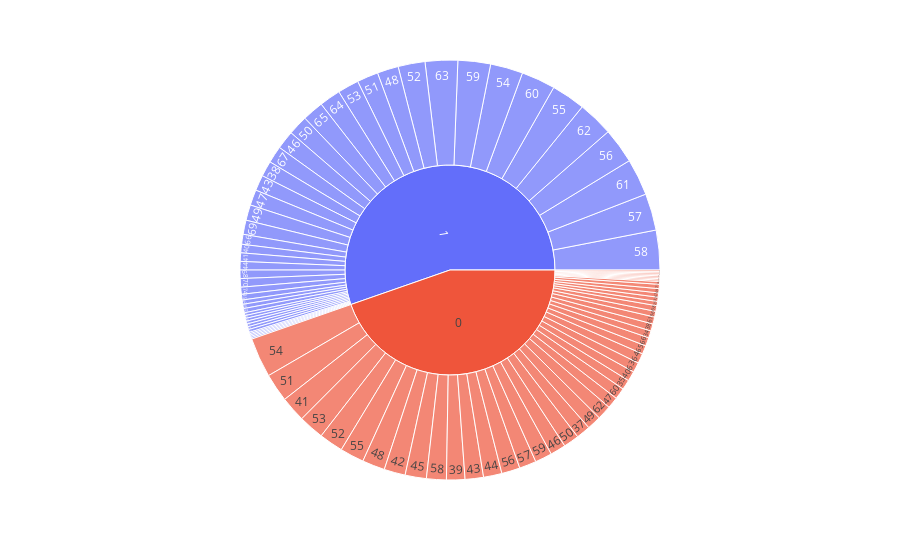

The notebook cell saved with this chart:
### Markdown cell above
## Age and Heart Disease Distribution

### Code cell
px.sunburst(heart_df,path = ['HeartDisease','Age'])

### Figure 1 — Plotly figure (JSON) as saved in the notebook; plotly's stock layout.template omitted (floating-point values rounded to 4 significant figures)
{"data": [{"branchvalues": "total", "domain": {"x": [0, 1], "y": [0, 1]}, "hovertemplate": "labels=%{label}<br>count=%{value}<br>parent=%{parent}<br>id=%{id}<extra></extra>", "ids": ["0/28", "0/29", "0/30", "0/31", "1/31", "0/32", "1/32", "0/33", "1/33", "0/34", "1/34", "0/35", "1/35", "0/36", "1/36", "0/37", "1/37", "0/38", "1/38", "0/39", "1/39", "0/40", "1/40", "0/41", "1/41", "0/42", "1/42", "0/43", "1/43", "0/44", "1/44", "0/45", "1/45", "0/46", "1/46", "0/47", "1/47", "0/48", "1/48", "0/49", "1/49", "0/50", "1/50", "0/51", "1/51", "0/52", "1/52", "0/53", "1/53", "0/54", "1/54", "0/55", "1/55", "0/56", "1/56", "0/57", "1/57", "0/58", "1/58", "0/59", "1/59", "0/60", "1/60", "0/61", "1/61", "0/62", "1/62", "0/63", "1/63", "0/64", "1/64", "0/65", "1/65", "0/66", "1/66", "0/67", "1/67", "0/68", "1/68", "0/69", "1/69", "0/70", "1/70", "0/71", "1/71", "0/72", "1/72", "1/73", "0/74", "1/74", "0/75", "1/75", "0/76", "1/76", "1/77", "0", "1"], "labels": ["28", "29", "30", "31", "31", "32", "32", "33", "33", "34", "34", "35", "35", "36", "36", "37", "37", "38", "38", "39", "39", "40", "40", "41", "41", "42", "42", "43", "43", "44", "44", "45", "45", "46", "46", "47", "47", "48", "48", "49", "49", "50", "50", "51", "51", "52", "52", "53", "53", "54", "54", "55", "55", "56", "56", "57", "57", "58", "58", "59", "59", "60", "60", "61", "61", "62", "62", "63", "63", "64", "64", "65", "65", "66", "66", "67", "67", "68", "68", "69", "69", "70", "70", "71", "71", "72", "72", "73", "74", "74", "75", "75", "76", "76", "77", "0", "1"], "level": "dd6012", "name": "", "parents": ["0", "0", "0", "0", "1", "0", "1", "0", "1", "0", "1", "0", "1", "0", "1", "0", "1", "0", "1", "0", "1", "0", "1", "0", "1", "0", "1", "0", "1", "0", "1", "0", "1", "0", "1", "0", "1", "0", "1", "0", "1", "0", "1", "0", "1", "0", "1", "0", "1", "0", "1", "0", "1", "0", "1", "0", "1", "0", "1", "0", "1", "0", "1", "0", "1", "0", "1", "0", "1", "0", "1", "0", "1", "0", "1", "0", "1", "0", "1", "0", "1", "0", "1", "0", "1", "0", "1", "1", "0", "1", "0", "1", "0", "1", "1", "", ""], "type": "sunburst", "values": [1, 3, 1, 1, 1, 3, 2, 1, 1, 5, 2, 7, 4, 4, 2, 10, 1, 5, 11, 13, 2, 7, 6, 18, 6, 15, 3, 13, 11, 13, 6, 15, 3, 11, 13, 8, 11, 16, 15, 10, 11, 11, 14, 20, 15, 17, 19, 18, 15, 28, 23, 17, 24, 13, 25, 12, 26, 14, 28, 12, 23, 8, 24, 5, 26, 10, 25, 7, 23, 7, 15, 6, 15, 6, 7, 3, 12, 4, 6, 3, 10, 1, 6, 3, 2, 1, 3, 1, 2, 5, 1, 2, 1, 1, 2, 410, 508]}], "layout": {"autosize": true, "legend": {"tracegroupgap": 0}, "margin": {"t": 60}}}
